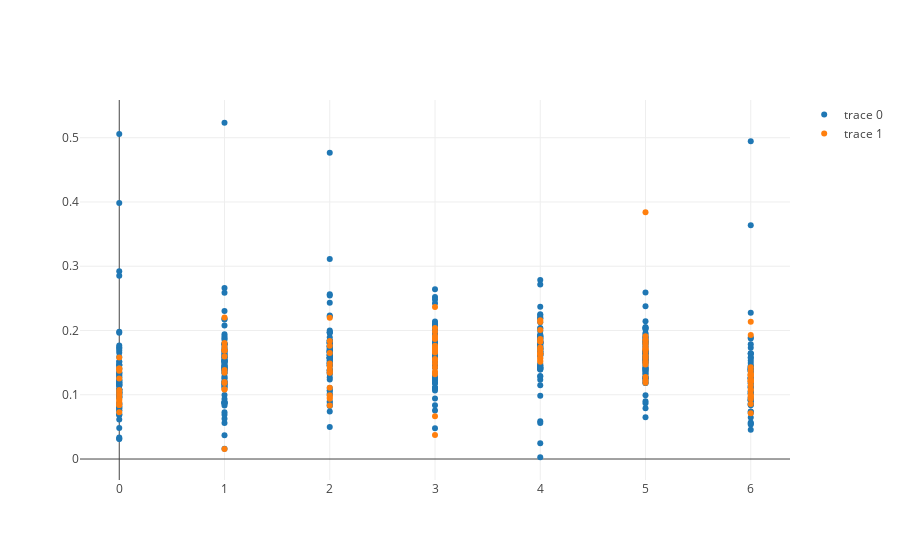

This figure's notebook cell:
### Code cell
import tensorflow as tf
import numpy
from plotly import __version__
from plotly.offline import download_plotlyjs, init_notebook_mode, plot, iplot
from plotly.graph_objs import Scatter, Figure, Layout
import csv
rng = numpy.random

init_notebook_mode(connected=True)

train_X, test_X, train_Y, test_Y = [],[],[],[]

with open("data/cleaned/train.validation.csv") as csvfile:
    reader = csv.reader(csvfile)
    for row in reader:
        train_X.append(row[2])
        train_Y.append(row[3])

with open("data/cleaned/test.csv") as csvfile:
    reader = csv.reader(csvfile)
    for row in reader:
        test_X.append(row[2])
        test_Y.append(row[3])

iplot([Scatter(x=train_X, y=train_Y, mode='markers'),Scatter(x=test_X,y=test_Y,mode='markers')])

# Parameters
learning_rate = 0.01
training_epochs = 1000
display_step = 500
n_samples = len(train_X)

# tf Graph Input
X = tf.placeholder("float")
Y = tf.placeholder("float")

# Set model weights
W = tf.Variable(rng.randn(), name="weight")
b = tf.Variable(rng.randn(), name="bias")

# Construct a linear model
pred = tf.add(tf.multiply(X, W), b)

# Mean squared error
cost = tf.reduce_sum(tf.pow(pred-Y, 2))/(2*n_samples)
# Gradient descent
#  Note, minimize() knows to modify W and b because Variable objects are trainable=True by default
optimizer = tf.train.GradientDescentOptimizer(learning_rate).minimize(cost)

# Initialize the variables (i.e. assign their default value)
init = tf.global_variables_initializer()

# Start training
with tf.Session() as sess:

    # Run the initializer
    sess.run(init)

    # Fit all training data
    for epoch in range(training_epochs):
        for (x, y) in zip(train_X, train_Y):
            sess.run(optimizer, feed_dict={X: x, Y: y})

            # Display logs per epoch step
            if (epoch+1) % display_step == 0:
                c = sess.run(cost, feed_dict={X: train_X, Y:train_Y})
                print("Epoch:", '%04d' % (epoch+1), "cost=", "{:.9f}".format(c), \
                    "W=", sess.run(W), "b=", sess.run(b))

    print("Optimization Finished!")
    training_cost = sess.run(cost, feed_dict={X: train_X, Y: train_Y})
    print("Training cost=", training_cost, "W=", sess.run(W), "b=", sess.run(b), '\n')

#     # Graphic display
#     plt.plot(trainX, train_Y, 'ro', label='Original data')
#     plt.plot(trainX, sess.run(W) * trainX + sess.run(b), label='Fitted line')
#     plt.legend()
#     plt.show()

    print("Testing... (Mean square loss Comparison)")
    testing_cost = sess.run(
        tf.reduce_sum(tf.pow(pred - Y, 2)) / (2 * len(test_X)),
        feed_dict={X: test_X, Y: test_Y})  # same function as cost above
    print("Testing cost=", testing_cost)
    print("Absolute mean square loss difference:", abs(
        training_cost - testing_cost))

#     plt.plot(test_X, test_Y, 'bo', label='Testing data')
#     plt.plot(train_X, sess.run(W) * train_X + sess.run(b), label='Fitted line')
#     plt.legend()
#     plt.show()

### Figure 1 — Plotly figure (JSON) as saved in the notebook; plotly's stock layout.template omitted (floating-point values rounded to 4 significant figures; data arrays with more than 128 entries replaced by an {"elided": "..."} marker saying what was removed)
{"data": [{"mode": "markers", "type": "scatter", "x": {"elided": "500 str values"}, "y": {"elided": "500 str values"}}, {"mode": "markers", "type": "scatter", "x": ["1", "6", "5", "1", "4", "5", "3", "6", "2", "5", "5", "1", "3", "4", "5", "6", "2", "1", "2", "5", "2", "6", "5", "5", "3", "6", "4", "0", "3", "5", "6", "0", "3", "3", "3", "0", "6", "6", "6", "0", "0", "6", "5", "4", "3", "1", "5", "2", "3", "2", "6", "6", "1", "3", "6", "4", "2", "3", "5", "3", "3", "3", "2", "6", "5", "6", "2", "2", "3", "4", "0", "1", "0", "5", "2", "3", "0", "0", "6", "4", "1", "2", "1", "1", "3", "1", "1", "5", "3", "4", "4", "6", "6", "5", "0", "6", "0", "5", "3", "6", "3", "1", "5", "4", "4", "0", "0", "4", "6", "0", "5", "6", "4", "4", "2", "4", "4", "0", "1", "4", "6", "5", "6", "3", "2"], "y": ["0.180363956560023", "0.0710539964271308", "0.161365812147644", "0.220380427788217", "0.162693703163677", "0.172018881064768", "0.167433681296068", "0.13792126876239", "0.164873488165022", "0.122045175976186", "0.147058121494212", "0.119748746614418", "0.176274858778921", "0.152967811792499", "0.170282224094356", "0.124639828764304", "0.183499827764382", "0.108094967992869", "0.176166812822761", "0.384131900163964", "0.0992331199907744", "0.0965202005308169", "0.181018304876173", "0.150550654442715", "0.0373129059587687", "0.213542253785744", "0.216135896683299", "0.100848302180307", "0.203914282175152", "0.170344762265581", "0.0935783292290207", "0.137262658227848", "0.173613149398298", "0.172917147472883", "0.0664117813650524", "0.140744129307716", "0.121697009279669", "0.0980587356893977", "0.142682455914532", "0.104248730335687", "0.157803350129375", "0.132902452595985", "0.190935132385618", "0.186919293131718", "0.165931989924433", "0.108383454032159", "0.184742302404067", "0.143549380237196", "0.236740852508487", "0.0937346849286801", "0.131024684780678", "0.129187700780174", "0.168497908839583", "0.14869109947644", "0.123110151187905", "0.200829875518672", "0.134591541534647", "0.186632542573088", "0.15239183960605", "0.136069114470842", "0.172847711462626", "0.171199070937772", "0.219670636503504", "0.106350761556961", "0.156334897505557", "0.130437331457381", "0.0957798698702337", "0.0832675759966933", "0.187921396876621", "0.182886219927414", "0.0966018792637405", "0.174520880084604", "0.084223428471371", "0.118670394532464", "0.111007559283421", "0.198159177043855", "0.0878982351592941", "0.0729309705965692", "0.119926541515174", "0.156276326874473", "0.118410837148288", "0.1488285077951", "0.138543144964288", "0.169713932608775", "0.142726021110601", "0.0155187314470372", "0.159632078809154", "0.127707153447899", "0.131768635724332", "0.157577366504854", "0.151369311316955", "0.120861736035177", "0.0855511236077508", "0.15894265776699", "0.141003394945304", "0.108997176874923", "0.0930856553147575", "0.179287134771302", "0.15573577115895", "0.121476912533196", "0.153612140709141", "0.169208183368062", "0.166562197276198", "0.164618213490758", "0.164142809771195", "0.0908492718020705", "0.083930728956907", "0.170823572642506", "0.10024580090127", "0.107594936708861", "0.175301100674235", "0.114775023933624", "0.163426925845932", "0.168331374853114", "0.138268744734625", "0.182923802432365", "0.173619069447628", "0.125123536282232", "0.134309647273349", "0.213191220384054", "0.130914608911574", "0.185650861303498", "0.192894784662911", "0.191523428302331", "0.134407475068132"]}], "layout": {}}
